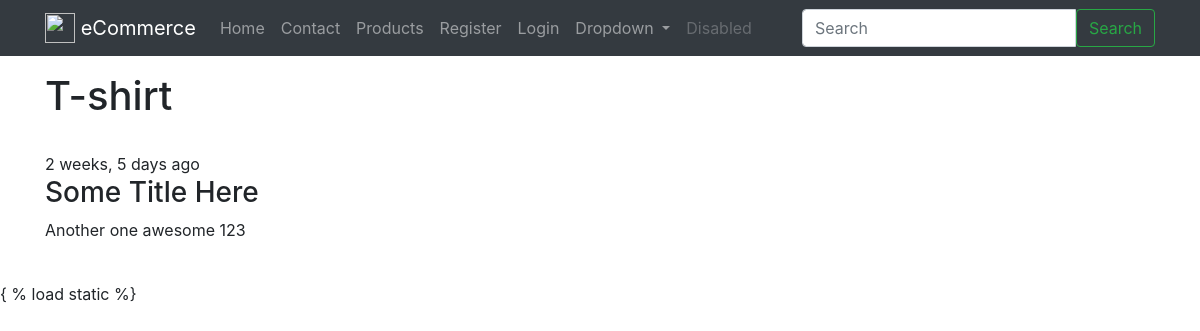
Page /products/t-shirt-1c8n/ on the committed database.
### products/models.py (models this page shows, shortened)
class Product(models.Model):
	title       = models.CharField(max_length=120)
	slug 		= models.SlugField(blank=True, unique=True)
	description = models.TextField()
	price       = models.DecimalField(decimal_places =2, max_digits=20, default=39.99)
	image       = models.ImageField(upload_to=upload_image_path, null=True, blank=True)
	featured    = models.BooleanField(default=False)
	active      = models.BooleanField(default=True)
	timestamp   = models.DateTimeField(auto_now_add=True)
	objects = ProductManager()

### products/views.py (the view)
# urls.py: url(r'^(?P<slug>[\w-]+)/$', ProductDetailSlugView.as_view(), name='detail'),
class ProductDetailSlugView(DetailView):
	queryset = Product.objects.all()
	template_name = "products/detail.html"
	def get_object(self, *args, **kwargs):
		request = self.request
		slug = self.kwargs.get("slug")
		try:
			instance = Product.objects.get(slug=slug, active=True)
		except Product.DoesNotExist:
			raise Http404("Not found...")
		except Product.MultipleObjectsReturned:
			qs = Product.objects.filter(slug=slug, active=True)
			instance = qs.first()
		except:
			raise Http404("Uhmmm")
		return instance

### products/models.py (called while the page is built)
	def get_queryset(self):
		return ProductQuerySet(self.model, using=self._db)

### products/templates/products/detail.html (shortened to what this page needs)
{% extends "base.html" %}
{% block content %}
	<div class='row'>
		<div class='col'>
			<h1>{{ object.title }} </h1><br/>
			{{ object.timestamp|timesince }} ago
			<h3>{{ "Some Title Here"|title }}</h3>
			{{ object.description|linebreaks }} <br/>
		</div>
	</div>
{% endblock %}

### rows in the picture
Product: title "T-shirt", timestamp "2 weeks, 5 days", description "Another one awesome 123"

### other values in the picture
{{ brand_name }} "eCommerce"
{{ "Some Title Here"|title }} "Some Title Here"
